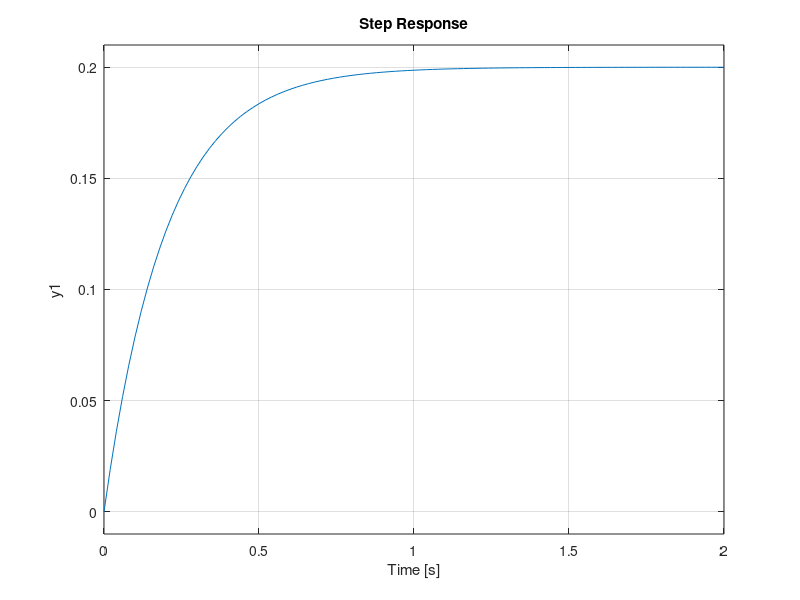

MATLAB code to generate this figure:
%case 1
m1=1;k1=0;b1=1;
num1 = [1]; den1 = [m1 b1 k1];
sys1 = tf(num1,den1);
subplot(3,1,1)
grid on;
step(sys1)
m2=1;k2=5;b2=0;
num2 = [1]; den2 = [m2 b2 k2];
sys2 = tf(num2,den2);
subplot(3,1,2)
grid on;
step(sys2)
axis([0 100 0 0.4])
m3=0;k3=5;b3=1;
num3 = [1]; den3 = [m3 b3 k3];
sys3 = tf(num3,den3);
subplot(3,1,3)
grid on;
step(sys3)